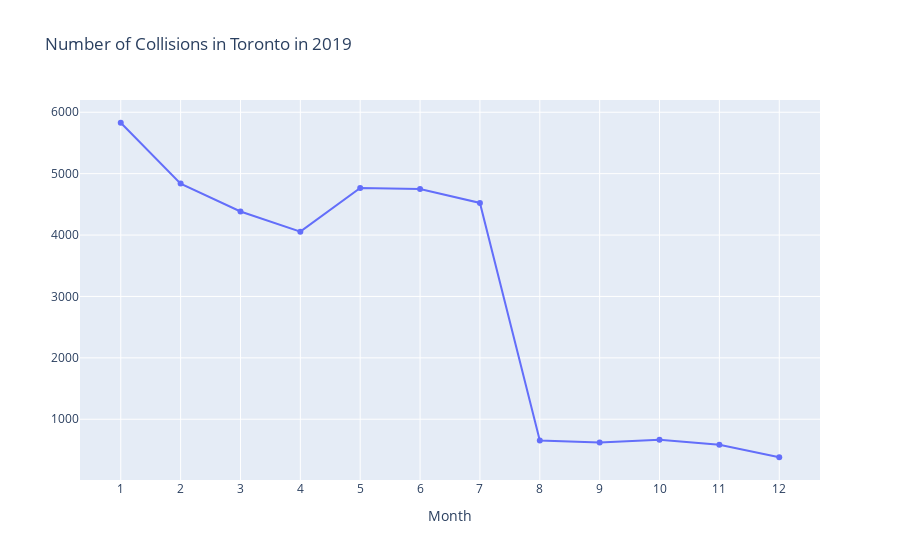

Notebook code for this chart:
### Code cell
fig = go.Figure()
# Add traces
fig.add_trace(go.Scatter(x=dfE_g19['month'], y=dfE_g19['# collisions'],
                         mode='lines+markers',
                         name=''))
fig.update_layout(title='Number of Collisions in Toronto in 2019',
                  xaxis=dict(
                      title='Month',
                      tickmode = 'linear',
                      tick0 = 2000,
                      dtick = 1), 
                  yaxis=dict(
                      title=''))
fig.show()

### Figure 1 — Plotly figure (JSON) as saved in the notebook; plotly's stock layout.template omitted (floating-point values rounded to 4 significant figures)
{"data": [{"y": [5829, 4838, 4383, 4055, 4768, 4750, 4523, 653, 621, 667, 585, 381], "x": [1, 2, 3, 4, 5, 6, 7, 8, 9, 10, 11, 12], "type": "scatter", "mode": "lines+markers", "name": ""}], "layout": {"yaxis": {"title": {"text": ""}}, "xaxis": {"tick0": 2000, "tickmode": "linear", "dtick": 1, "title": {"text": "Month"}}, "title": {"text": "Number of Collisions in Toronto in 2019"}}}
